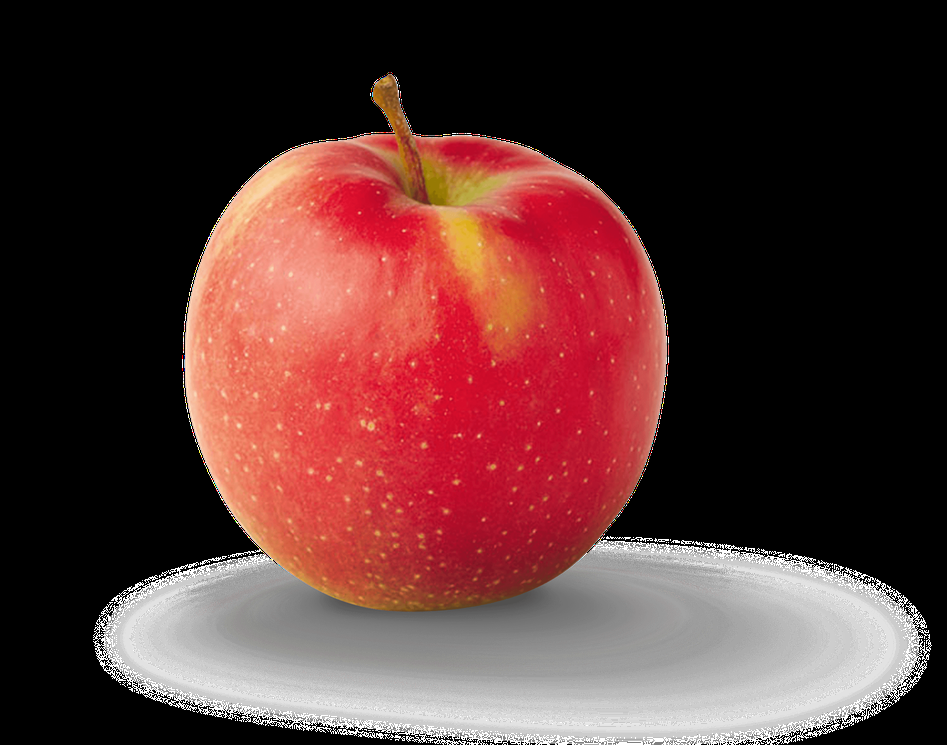
#> input picture Data science/apple_1.png, 947 x 745 px, shrunk from 2400 x 1889 before the run
$ jupyter execute 'Data science.ipynb'
#> lines starting #> are read from the running program, lines starting #| are printed output that depends on the picture; after the words box and inside, x2 and y2 are one past the last pixel; in counts of white or black regions, pixels touching at a corner belong together
1. Convert the image into a gray-scale format
2. Define the outermost edge of the person
3. Perform the same with the second image
4. Find the ratio between the areas of the two edges
5. Within the edge of the first image, find the longest distance between the two points
6. Perform the same with the second image.
7. Find the ratio between the two distances

[cell 1]
import cv2
import matplotlib.pyplot as plt

# Load the Image

[cell 2]
# Load First image
img1=cv2.imread('apple_1.png', cv2.IMREAD_UNCHANGED)
#> img1 is the input picture: shape (745, 947, 4); mean B, G, R, A 51.4, 52.8, 88.7, 78
plt.imshow(img1)

[cell 3]
#Load Second Image
img2=cv2.imread('apple_2.png', cv2.IMREAD_UNCHANGED)
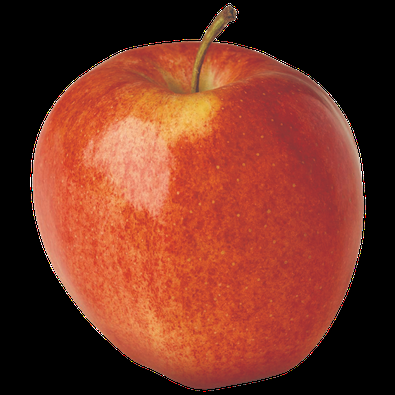
#> input picture Data science/apple_2.png, 395 x 395 px, shrunk from 1000 x 1000 before the run
#> img2 is the input picture: shape (395, 395, 4); mean B, G, R, A 35.7, 52, 117.1, 148.3
plt.imshow(img2)

### 1. Convert First Image to grayscale

[cell 4]
apple_1_gray = cv2.cvtColor(img1, cv2.COLOR_BGR2GRAY)
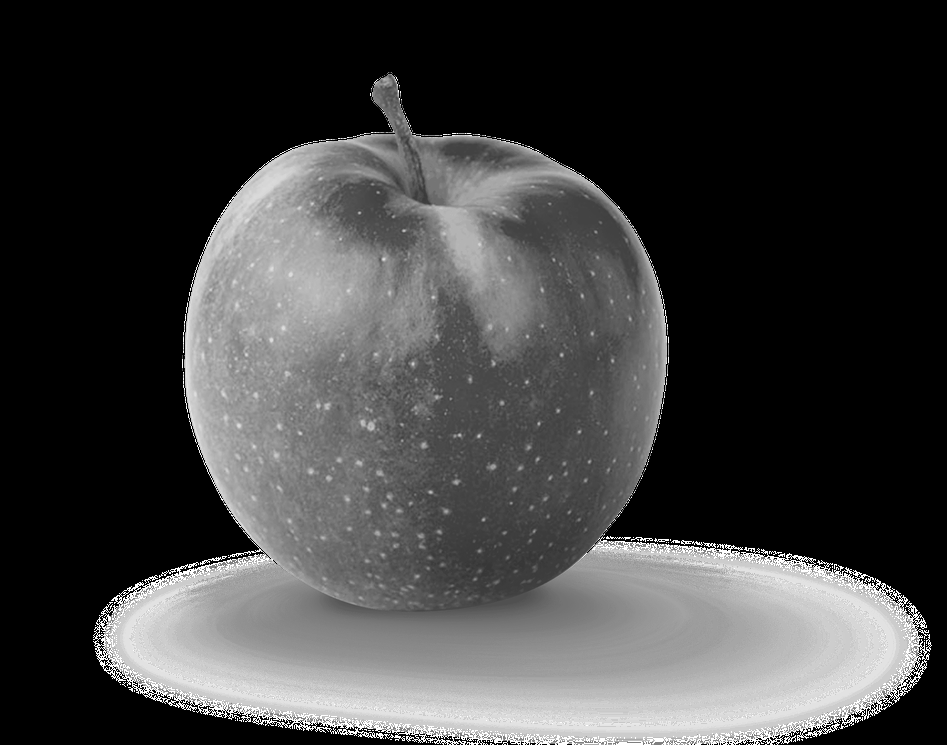
#> apple_1_gray: shape (745, 947); min 0, max 255, mean 63.4
cv2.imshow('Gray image', apple_1_gray)   # print the first image in grayscale
cv2.waitKey(0)
cv2.destroyAllWindows()
plt.imsave("apple1_gray.jpg", apple_1_gray)
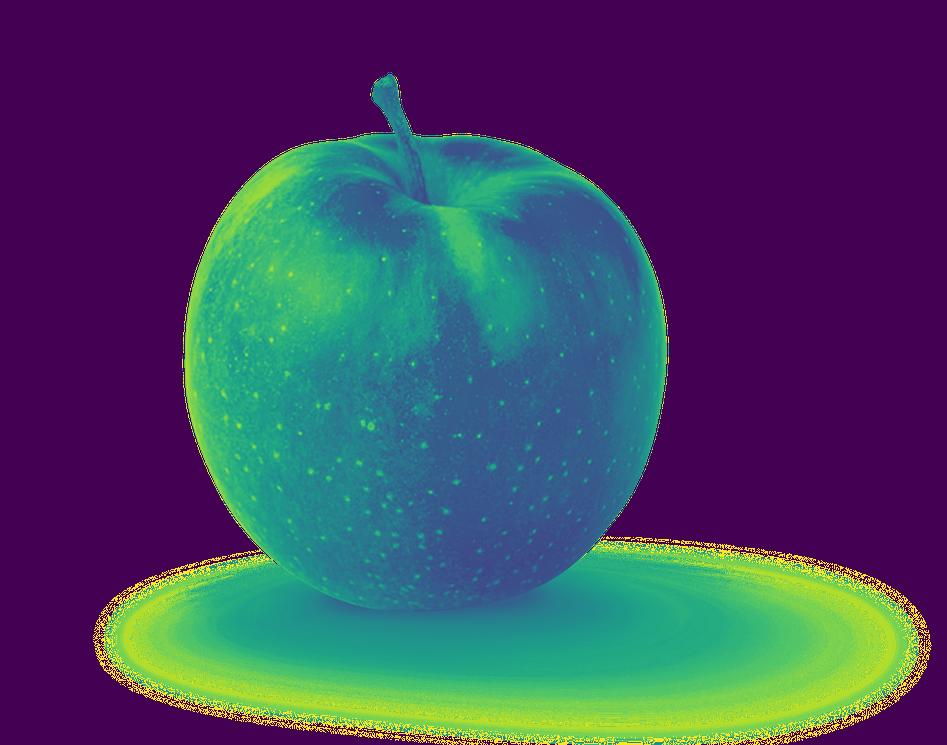
#> saved as apple1_gray.jpg: shape (745, 947, 3); mean R, G, B 67.9, 68.8, 99.7
plt.imshow(apple_1_gray)   # for plotting in a notebook
plt.show()

### 2. Define the outermost edge of the person

[cell 5]
edges = cv2.Canny(img1,100,200)
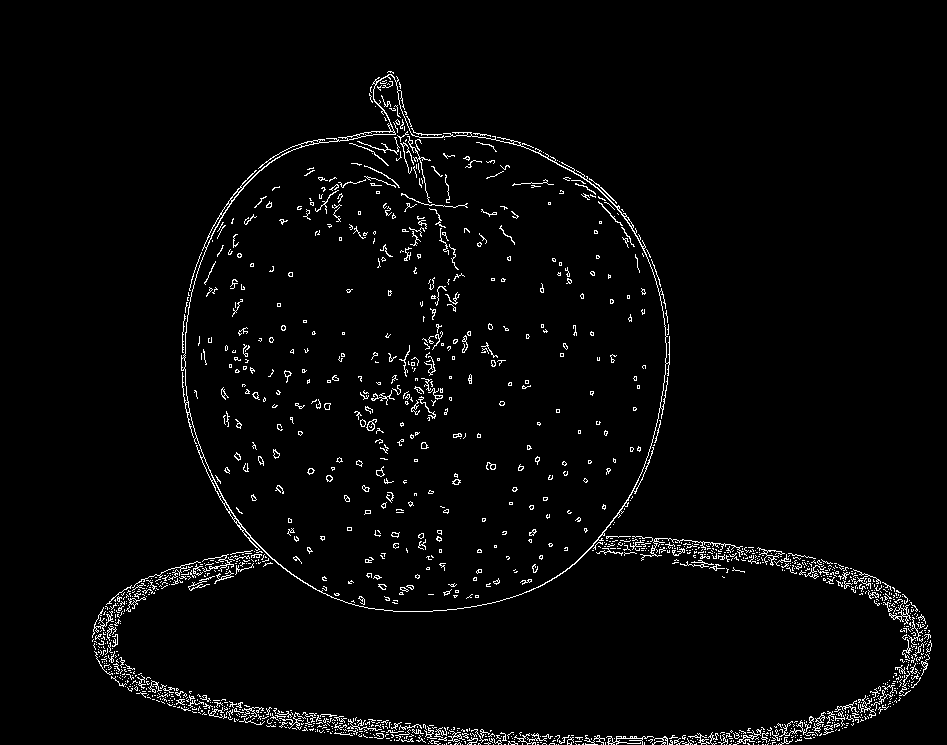
#> edges: shape (745, 947); 2.8% white in thin lines or dots, all inside (x1, y1, x2, y2) = (92, 71, 932, 745)
plt.subplot(121),plt.imshow(img1)
plt.title('Original Image'), plt.xticks([]), plt.yticks([])
plt.subplot(122),plt.imshow(edges,cmap = 'gray')
plt.title('Edge Image'), plt.xticks([]), plt.yticks([])
plt.show()
#> figure, not shown here; B, G, R data is drawn as R, G, B

### 3. Convert Second Image to grayscale

[cell 6]
apple_2_gray = cv2.cvtColor(img2, cv2.COLOR_BGR2GRAY)
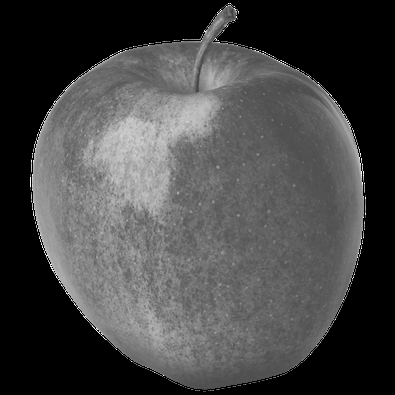
#> apple_2_gray: shape (395, 395); min 0, max 255, mean 69.6
cv2.imshow('Gray image', apple_2_gray)  # print the second image in grayscale
cv2.waitKey(0)
cv2.destroyAllWindows()
plt.imsave("apple2_gray.jpg", apple_2_gray)
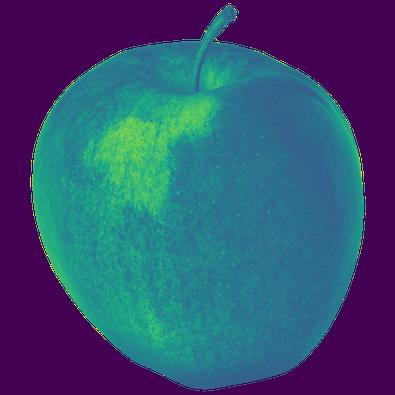
#> saved as apple2_gray.jpg: shape (395, 395, 3); mean R, G, B 52.5, 79.4, 115.4
plt.imshow(apple_2_gray)  # for plotting in a notebook
plt.show()

[cell 7]
edges = cv2.Canny(img2,100,200)
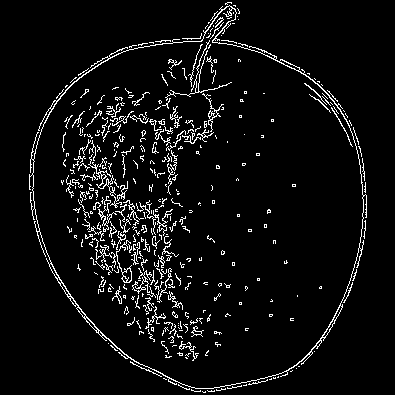
#> edges: shape (395, 395); 5.6% white in thin lines or dots, all inside (x1, y1, x2, y2) = (29, 2, 367, 393)
plt.subplot(121),plt.imshow(img2)
plt.title('Original Image'), plt.xticks([]), plt.yticks([])
plt.subplot(122),plt.imshow(edges,cmap = 'gray')
plt.title('Edge Image'), plt.xticks([]), plt.yticks([])
plt.show()
#> figure, not shown here; B, G, R data is drawn as R, G, B
